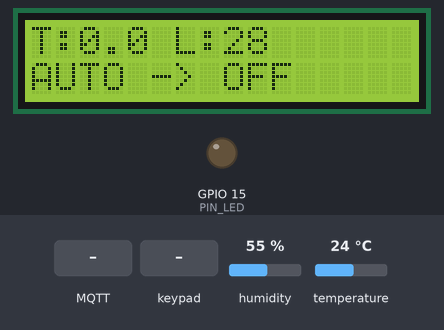
Simulated run of this sketch. Board: ESP32. On the bench: 16×2 character LCD, output pins drawn as LEDs (lit = HIGH). Wiring (inferred from the names in the program): 4×4 keypad with keys 1 2 3 A 4 5 6 B 7 8 9 C * 0 # D: rows GPIO 13, GPIO 12, GPIO 14, GPIO 27; columns GPIO 26, GPIO 25, GPIO 33, GPIO 32. The inputs (shaded band) are chosen by the test bench; at power-on: temperature 24 °C, humidity 55 %. WiFi joins after 1.5 s; servers stay silent unless stated; no MQTT or app messages arrive unless stated; pins used as bus, display or sensor lines are not drawn; what the sketch prints to the serial monitor is not drawn.

Above: at 2.7 s.
2.8 s: MQTT message "#" arrives on the first subscribed topic
At 6.0 s:
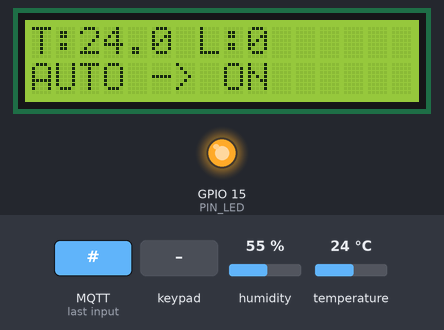
6.5 s: key 'B' pressed
At 7.8 s:
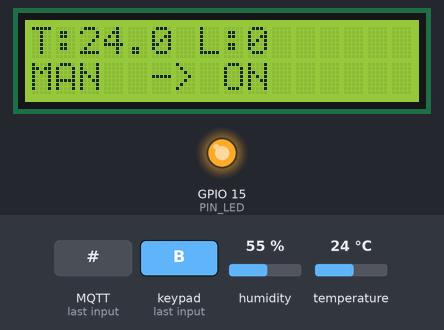
8.1 s: keypad keys 2 6 2 5 3 3 3 2 # pressed 0.4 s apart
At 12.0 s:
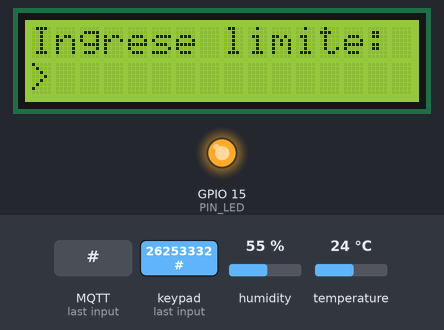
13.2 s: key '*' pressed
At 13.8 s:
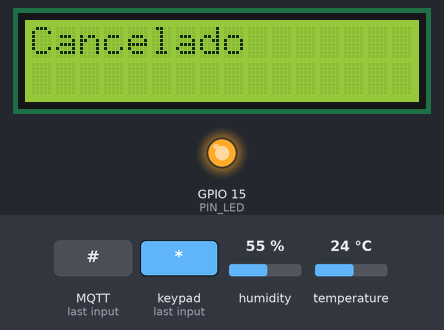
15.8 s: temperature set to 12 °C
At 21.0 s:
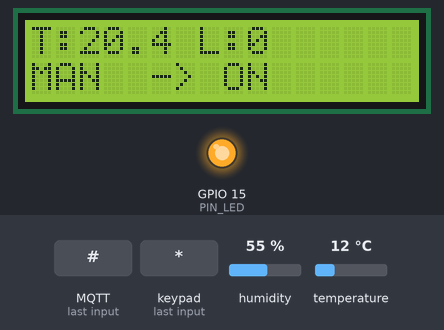
26.5 s: temperature set to 19 °C
At 31.0 s:
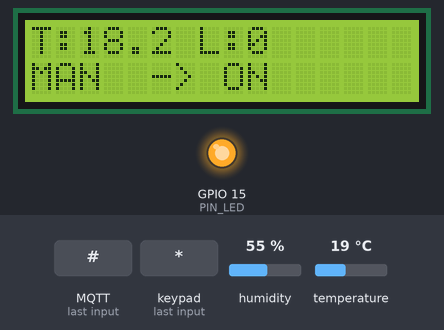
Timing chart, 0 to 32.5 s (numbered marks = the images above; inputs shaded):
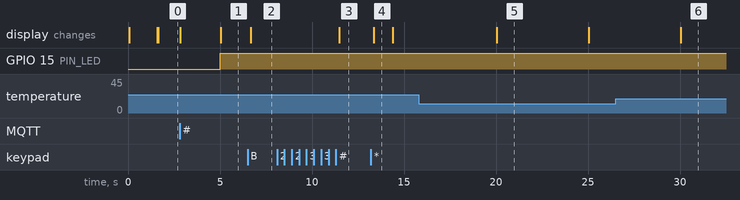

The sketch:

cod_esp32.ino
```cpp
#include <WiFi.h>
#include <PubSubClient.h>
#include <DHT.h>
#include <LiquidCrystal_I2C.h>
#include <ArduinoJson.h>
#include <esp_wifi.h>

const char* ssid = "";          // <-- REVISAR TU WIFI
const char* password = ""; // <-- REVISAR TU CONTRASEÑA
const char* mqtt_server = "192.168.0.123"; // <-- PONER LA IP DEL COMANDO 'hostname -I'

#define DHTPIN 4
#define DHTTYPE DHT11
#define PIN_LED 15

const int rowPins[4] = {13, 12, 14, 27};
const int colPins[4] = {26, 25, 33, 32};
const char keys[4][4] = {
  {'1','2','3','A'},
  {'4','5','6','B'},
  {'7','8','9','C'},
  {'*','0','#','D'}
};

DHT dht(DHTPIN, DHTTYPE);
LiquidCrystal_I2C lcd(0x27, 16, 2);
WiFiClient espClient;
PubSubClient client(espClient);

unsigned long tiempoAnterior = 0;
const long intervalo = 5000;

float limiteTemp = 28.0;
String inputTeclado = "";
bool modoConfig = false;

// Variables de control avanzado
bool modoAuto = true;
bool releActivo = false;
float tempFiltrada = 0.0;
bool primeraLectura = true;
bool forzarDibujo = true;

void setup_wifi() {
  WiFi.begin(ssid, password);
  while (WiFi.status() != WL_CONNECTED) delay(500);

  // <-- LÍNEA AGREGADA: Activa el ahorro de energía del módem Wi-Fi
  esp_wifi_set_ps(WIFI_PS_MIN_MODEM);
}

// <-- FUNCIÓN AGREGADA: Escucha los mensajes que llegan desde el Dashboard
void callback(char* topic, byte* payload, unsigned int length) {
  String mensaje = "";
  for (int i = 0; i < length; i++) {
    mensaje += (char)payload[i];
  }

  // Convertimos el mensaje recibido a número y pisamos el límite actual
  limiteTemp = mensaje.toFloat();

  // Forzamos a que la pantalla se actualice al instante para mostrar el nuevo límite
  forzarDibujo = true;
  Serial.println("Nuevo limite recibido desde la web: " + String(limiteTemp));
}

void reconnect() {
  while (!client.connected()) {
    if (client.connect("ESP32_Berni_IC2")) {
      // <-- LÍNEA AGREGADA: Suscripción al tópico de control bidireccional
      client.subscribe("facultad/lab_berni/control");
      break;
    }
    delay(5000);
  }
}

char leerTeclado() {
  for (int r = 0; r < 4; r++) {
    digitalWrite(rowPins[r], HIGH);
    for (int c = 0; c < 4; c++) {
      if (digitalRead(colPins[c]) == HIGH) {
        delay(50);
        while(digitalRead(colPins[c]) == HIGH);
        digitalWrite(rowPins[r], LOW);
        return keys[r][c];
      }
    }
    digitalWrite(rowPins[r], LOW);
  }
  return '\0';
}

void setup() {
  Serial.begin(115200);
  pinMode(PIN_LED, OUTPUT);
  digitalWrite(PIN_LED, LOW);
  dht.begin();

  for (int i = 0; i < 4; i++) {
    pinMode(rowPins[i], OUTPUT);
    digitalWrite(rowPins[i], LOW);
    pinMode(colPins[i], INPUT_PULLDOWN);
  }

  lcd.init();
  lcd.backlight();
  lcd.print("Iniciando...");
  setup_wifi();

  client.setServer(mqtt_server, 1883);
  // <-- LÍNEA AGREGADA: Vincula el cliente MQTT con la función receptora
  client.setCallback(callback);

  lcd.clear();
}

void loop() {
  if (!client.connected()) reconnect();
  client.loop();

  bool actualizarPantalla = forzarDibujo;
  forzarDibujo = false;
  unsigned long tiempoActual = millis();

  // 1. LECTURA Y FILTRO EMA (Cada 5s)
  if (tiempoActual - tiempoAnterior >= intervalo) {
    tiempoAnterior = tiempoActual;
    float t_cruda = dht.readTemperature();
    float h = dht.readHumidity();

    if (!isnan(t_cruda) && !isnan(h)) {
      if (primeraLectura) {
        tempFiltrada = t_cruda;
        primeraLectura = false;
      } else {
        tempFiltrada = (0.3 * t_cruda) + (0.7 * tempFiltrada);
      }

      // Lógica de Histéresis
      if (modoAuto) {
        if (tempFiltrada >= limiteTemp) {
          releActivo = true;
        } else if (tempFiltrada <= (limiteTemp - 1.0)) {
          releActivo = false;
        }
      }
      digitalWrite(PIN_LED, releActivo ? HIGH : LOW);
      actualizarPantalla = true;

      // Armado y envío del JSON
      StaticJsonDocument<200> doc;
      doc["temp"] = tempFiltrada;
      doc["hum"] = h;
      doc["limite"] = limiteTemp;
      doc["rele"] = releActivo ? (modoAuto ? "ON (Auto)" : "ON (Man)") : (modoAuto ? "OFF (Auto)" : "OFF (Man)");

      char buffer[256];
      serializeJson(doc, buffer);
      client.publish("facultad/lab_berni/telemetria", buffer);
    }
  }

  // 2. TECLADO Y MENÚ HMI
  char tecla = leerTeclado();
  if (tecla != '\0') {
    actualizarPantalla = true;

    if (!modoConfig) {
      if (tecla == '#') { modoConfig = true; inputTeclado = ""; lcd.clear(); }
      else if (tecla == 'A') { modoAuto = true; }
      else if (tecla == 'B') { modoAuto = false; }
      else if (tecla == 'C' && !modoAuto) {
        releActivo = !releActivo;
        digitalWrite(PIN_LED, releActivo ? HIGH : LOW);
      }
    } else {
      if (tecla >= '0' && tecla <= '9') { inputTeclado += tecla; }
      else if (tecla == '#') {
        if (inputTeclado.length() > 0) limiteTemp = inputTeclado.toFloat();
        modoConfig = false; inputTeclado = "";
        lcd.clear(); lcd.print("Lim. Guardado!"); delay(1000); lcd.clear(); forzarDibujo = true;
      }
      else if (tecla == '*') {
        modoConfig = false; inputTeclado = "";
        lcd.clear(); lcd.print("Cancelado"); delay(1000); lcd.clear(); forzarDibujo = true;
      }
    }
  }

  // 3. ACTUALIZACIÓN LCD
  if (actualizarPantalla) {
    if (!modoConfig) {
      lcd.setCursor(0, 0);
      lcd.print("T:" + String(tempFiltrada, 1) + " L:" + String(limiteTemp, 0) + "  ");
      lcd.setCursor(0, 1);
      String modoStr = modoAuto ? "AUTO" : "MAN ";
      String estadoStr = releActivo ? "ON " : "OFF";
      lcd.print(modoStr + " -> " + estadoStr + "    ");
    } else {
      lcd.setCursor(0, 0); lcd.print("Ingrese limite: ");
      lcd.setCursor(0, 1); lcd.print("> " + inputTeclado + "             ");
    }
  }
}
```

Measured:
- after the input at 2.8 s, GPIO 15 (PIN_LED): LOW → HIGH after 2.2 s; the display: first changes at once (image 1 shows a later state)
- after the input at 6.5 s, the display: changes after 0.18 s (image 2)
- after the input at 8.1 s, the display: changes after 3.4 s (image 3)
- after the input at 13.2 s, the display: changes after 0.16 s (image 4)
- after the input at 15.8 s, the display: changes after 4.3 s (image 5)
- what the display in image 4 shows lasts 1.0 s, from 13.4 s to 14.4 s
- what the display in image 5 shows lasts 5.0 s, from 20.1 s to 25.1 s
